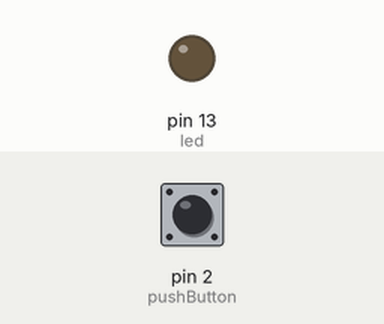
Recording of a sketch running on a simulated Arduino Uno, built with avr-gcc and run on an emulated ATmega328P. Parts: output pins drawn as LEDs (lit = HIGH). Inputs (shaded band) come from the test bench; at power-on: pin 2 (pushButton) LOW. What the sketch prints to the serial monitor is not drawn.

Above: at 1.2 s.
1.3 s: pin 2 (pushButton) pulled HIGH for 0.15 s
At 1.37 s:
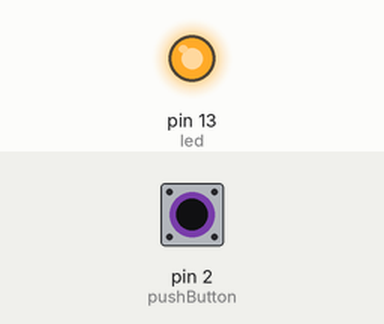
2.9 s: pin 2 (pushButton) pulled HIGH for 3.2 s
At 6.8 s:
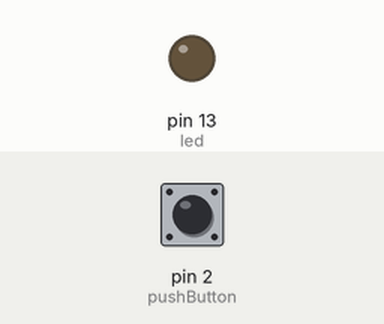
Timing chart, 0 to 8.3 s (numbered marks = the images above; inputs shaded):
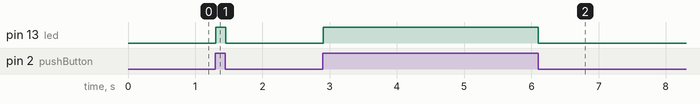

The sketch:

03_Digital_Read_Write.ino
```cpp
// digital pin 2 has a pushbutton attached to it. Give it a name:
int pushButton = 2;
int led=13;

// the setup routine runs once when you press reset:
void setup() {
  // initialize serial communication at 9600 bits per second:
  Serial.begin(9600);
  // make the pushbutton's pin an input:
  pinMode(pushButton, INPUT);
  // make the led's pin as an output:
  pinMode(led, OUTPUT);
}

// the loop routine runs over and over again forever:
void loop() {
  // read the input pin:
  int buttonState = digitalRead(pushButton);
  // print out the state of the button:
  Serial.println(buttonState);
  //checking the Button State and Glowing the LED when the button is pressed
  if(buttonState){
    digitalWrite(led,HIGH);
  }
  else{
    digitalWrite(led,LOW);
  }
  delay(1);  // delay in between reads for stability
}
```

Measured:
- after the input at 1.3 s, pin 13 (led): LOW → HIGH at once, → LOW 0.15 s later
- after the input at 2.9 s, pin 13 (led): LOW → HIGH at once, → LOW 3.2 s later
